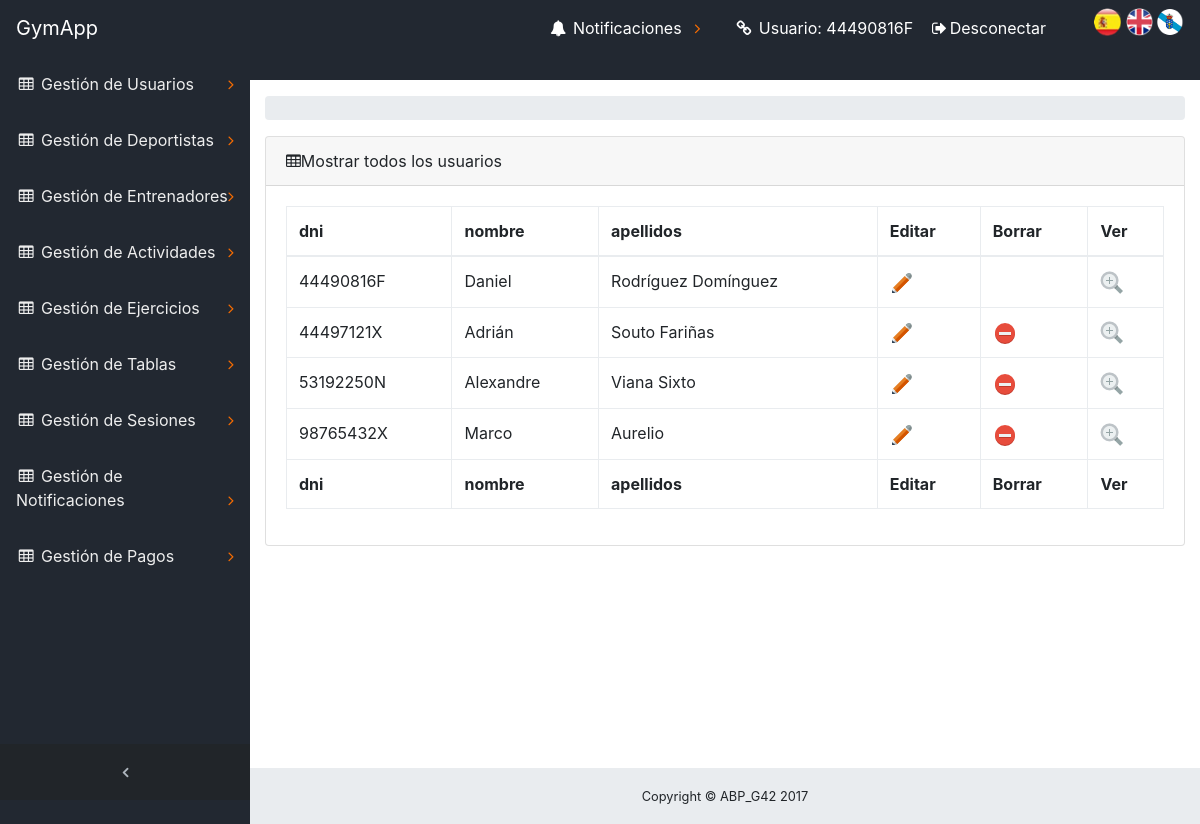
The app's page /ABP/index.php?controller=Usuario&action=UsuariosListar (signed in) with its own data.
### tables this page shows
CREATE TABLE `usuario` (
  `dni` varchar(10) NOT NULL,
  `nombre` varchar(30) NOT NULL,
  `apellidos` varchar(30) NOT NULL,
  `edad` tinyint(4) DEFAULT NULL,
  `contrasena` varchar(128) NOT NULL,
  `email` varchar(100) DEFAULT NULL,
  `telefono` varchar(20) NOT NULL,
  `fechaAlta` date NOT NULL
);

### ABP/core/ViewManager.php (called while the page is built, shortened)
<?php
class ViewManager {
	private $variables = array();
	public function setVariable($varname, $value, $flash=false) {
		$this->variables[$varname] = $value;
		if ($flash==true) {
			if(!isset($_SESSION["viewmanager__flasharray__"])) {
				print_r($_SESSION["viewmanager__flasharray__"]);
			}else{
				$_SESSION["viewmanager__flasharray__"][$varname]=$value;
			}
		}
	}
	public function getVariable($varname, $default=NULL) {
		if (!isset($this->variables[$varname])) {
			return $default;
		}
		return $this->variables[$varname];
	}
	public function render($controller, $viewname) {
		include(__DIR__ . "/../view/$controller/$viewname.php");
	}
	private static $viewmanager_singleton = NULL;
	public static function getInstance() {
		if (self::$viewmanager_singleton == null) {
			self::$viewmanager_singleton = new ViewManager();
		}
		return self::$viewmanager_singleton;
	}
}

### ABP/index.php (called while the page is built, shortened)
<?php
function run() {
	try {
		$controller = loadController($_GET["controller"]);
		$actionName = $_GET["action"];
		$controller->$actionName();
	} catch(Exception $ex) {
		die("An exception occured!!!!!".$ex->getMessage());
	}
}
function loadController($controllerName) {
	return new $controllerClassName();
}
run();
?>

### ABP/view/messages/messages_es.php (called while the page is built)
<?php
    $i18n_messages = array(
    	'Nombre'=> 'Nombre',
    	'Asunto' => 'Asunto',
    	'contenido' => 'contenido',
    	'nombre' => 'nombre',
    	'El atributo '=>'El atributo ',
    	' no puede ser vacío' => ' no puede ser vacío',
    	'Longitud incorrecta. El atributo ' => 'Longitud incorrecta. El atributo ',
    	' debe tener una longitud máxima de '=>' debe tener una longitud máxima de ',
    	' y tiene '=>' y tiene ',
    	'El atributo no sigue el formato correcto. Pruebe example@example.com' => 'El atributo no sigue el formato correcto. Pruebe example@example.com',
    	' contiene caracteres no alfabéticos'=>' contiene caracteres no alfabéticos',
    	' no esta comprendido en ['=>' no esta comprendido en [',
    	' no puede tener mas de ' => ' no puede tener mas de ',
    	'decimales'=>'decimales',
    	' no tiene 8 números seguidos de una letra: FORMATO INCORRECTO!!!'=>' no tiene 8 números seguidos de una letra: FORMATO INCORRECTO!!!',
    	'La letra del DNI no es correcta'=>'La letra del DNI no es correcta',
    	' no tiene un formato válido de telefeno.'=>' no tiene un formato válido de telefeno.',
    	' debe estar compuesto únicamente por digitos.'=>' debe estar compuesto únicamente por digitos.',
        'precio' => 'precio',
        ': activar para ordenar columna ascendentemente'=>': activar para ordenar columna ascendentemente',
        ': activar para ordenar columna descendentemente'=>': activar para ordenar columna descendentemente',
        'Primero' => 'Primero',
        'Último'=>'Último',
        'Siguiente'=>'Siguiente',
        'Anterior'=>'Anterior',
        'Tabla sin datos'=>'Tabla sin datos',
        'Mostrando _START_ a _END_ de _TOTAL_ elementos'=>'Mostrando _START_ a _END_ de _TOTAL_ elementos',
        'Mostrando 0 a 0 de 0 elementos'=>'Mostrando 0 a 0 de 0 elementos',
        '(filtrados de _MAX_ elementos totales)'=>'(filtrados de _MAX_ elementos totales)',
        'Mostrar _MENU_ elementos'=>'Mostrar _MENU_ elementos',
        'Cargando...'=>'Cargando...',
        'Procesando...'=>'Procesando...',
        'Buscar:'=>'Buscar:',
        'No se encontró nada'=>'No se encontró nada'
    );
?>

### ABP/core/I18n.php (called while the page is built, shortened)
<?php
class I18n {
	private $messages;
	public function setLanguage($language) {
		$this->messages = $i18n_messages;
	}
	public function i18n($key) {
		if (isset($this->messages[$key])){
			return $this->messages[$key];
		}else{
			return $key;
		}
	}
	private static $i18n_singleton = null;
	public static function getInstance() {
		if (self::$i18n_singleton == NULL) {
			self::$i18n_singleton = new I18n();
		}
		return self::$i18n_singleton;
	}
}
function i18n($key) {
	return I18n::getInstance()->i18n($key);
}

### ABP/model/Usuario.php (called while the page is built, shortened)
<?php
class Usuario
{
            private $dni;
            private $nombre;
            private $apellidos;
        function __construct($dni=NULL,$nombre=NULL,$apellidos=NULL,$edad=NULL,$password=NULL,$email=NULL,$telefono=NULL,$fechaAlta=NULL){
            $this->dni = $dni;
            $this->nombre = $nombre;
            $this->apellidos = $apellidos;
        }
    public function getDni() {
        return $this->dni;
    }
    public function getNombre() {
        return $this->nombre;
    }
    public function getApellidos() {
        return $this->apellidos;
    }
}
?>

### ABP/model/UsuarioMapper.php (called while the page is built, shortened)
<?php
require_once(__DIR__."/../core/Access_DB.php");
require_once(__DIR__."/Usuario.php");
class UsuarioMapper {
    protected $db;
    public function __construct()
    {
        $this->db = PDOConnection::getInstance();
    }
       public function listar()
    {
        $stmt = $this->db->query("SELECT * from usuario");
        $usuarios_db = $stmt->fetchAll(PDO::FETCH_ASSOC);
        $usuarios = array();
        foreach ($usuarios_db as $usuario)
        {
            array_push($usuarios, new Usuario($usuario['dni'],$usuario['nombre'],$usuario['apellidos'],$usuario['edad'],null,$usuario['email'],$usuario['telefono'],$usuario['fechaAlta']));
        }
        return $usuarios;
    }
}
?>

### ABP/core/Access_DB.php (called while the page is built, shortened)
<?php
class PDOConnection {
	private static $db_singleton = null;
	public static function getInstance() {
		if (self::$db_singleton == null) {
			self::$db_singleton = new PDO(
			"mysql:host=".HOST.";dbname=".DB.";charset=utf8",
			USER,
			PASS,
			array(
				PDO::ATTR_EMULATE_PREPARES => false,
				PDO::ATTR_ERRMODE => PDO::ERRMODE_EXCEPTION)
			);
		}
		return self::$db_singleton;
	}
}
?>

### ABP/view/usuario/usuarioSHOWALL.php (the view, shortened to what this page needs)
<?php
    require_once(__DIR__."/../../core/ViewManager.php");
    $view = ViewManager::getInstance();
    $usuarios = $view->getVariable("usuarios");
?>
<div class="content-wrapper">
    <div class="container-fluid">
        <ol class="breadcrumb">
        </ol>
        <div class="card mb-3">
            <div class="card-header">
                <i class="fa fa-table"></i><?= i18n("Mostrar todos los usuarios") ?>
            </div>
            <div class="card-body">
                <div class="table-responsive">
                    <table class="table table-bordered" id="dataTable" width="100%" cellspacing="0" >
                        <thead>
                            <tr>
                                <th><?= i18n("dni") ?></th>
                                <th><?= i18n("nombre") ?></th>
                                <th><?= i18n("apellidos") ?></th>
                                <th><?= i18n("Editar") ?></th>
                                <th><?= i18n("Borrar") ?></th>
                                <th><?= i18n("Ver") ?></th>
                            </tr>
                        </thead>
                        <tfoot>
                            <tr>
                                <th><?= i18n("dni") ?></th>
                                <th><?= i18n("nombre") ?></th>
                                <th><?= i18n("apellidos") ?></th>
                                <th><?= i18n("Editar") ?></th>
                                <th><?= i18n("Borrar") ?></th>
                                <th><?= i18n("Ver") ?></th>
                            </tr>
                        </tfoot>
                        <tbody>
                        <?php foreach($usuarios as $usuario){
                                ?>
                            <tr>
                                <td><?php echo $usuario->getDni(); ?></td>
                                <td><?php echo $usuario->getNombre(); ?></td>
                                <td><?php echo $usuario->getApellidos(); ?></td>
                                <td>
                                      <a href='./index.php?controller=Usuario&amp;action=UsuarioEDIT&amp;dni=<?php echo $usuario->getDni();?>'><img src='./view/Icons/edit.png'>
                                    </a>
                                </td>
                                  <td>
                                    <?php if($usuario->getDni() != $_SESSION['currentuser']){?>
                                    <a href='./index.php?controller=Usuario&amp;action=UsuarioDELETE&amp;dni=<?php echo $usuario->getDni();?>'><img src='./view/Icons/delete.png'>
                                    </a>
                                    <?php } ?>
                                </td>
                                  <td>
                                    <a href='./index.php?controller=Usuario&amp;action=UsuarioView&amp;dni=<?php echo $usuario->getDni();?>'><img src='./view/Icons/detalle.png'>
                                    </a>
                                </td>
                            </tr>
                        <?php } ?>
                        </tbody>
                    </table>
                </div>
            </div>
        </div>
    </div>
</div>

### records on screen
usuario: dni "44490816F", nombre "Daniel", apellidos "Rodríguez Domínguez"
usuario: dni "44497121X", nombre "Adrián", apellidos "Souto Fariñas"
usuario: dni "53192250N", nombre "Alexandre", apellidos "Viana Sixto"
usuario: dni "98765432X", nombre "Marco", apellidos "Aurelio"

### other values on screen
i18n("GymApp") "GymApp"
i18n("Gestión de Usuarios") "Gestión de Usuarios"
i18n("Gestión de Deportistas") "Gestión de Deportistas"
i18n("Gestión de Entrenadores") "Gestión de Entrenadores"
i18n("Gestión de Actividades") "Gestión de Actividades"
i18n("Gestión de Ejercicios") "Gestión de Ejercicios"
i18n("Gestión de Tablas") "Gestión de Tablas"
i18n("Gestión de Sesiones") "Gestión de Sesiones"
i18n("Gestión de Notificaciones") "Gestión de Notificaciones"
i18n("Gestión de Pagos") "Gestión de Pagos"
i18n("Usuario") "Usuario"
$_SESSION['currentuser'] "44490816F"
i18n("Mostrar todos los usuarios") "Mostrar todos los usuarios"
i18n("dni") "dni"
i18n("nombre") "nombre"
